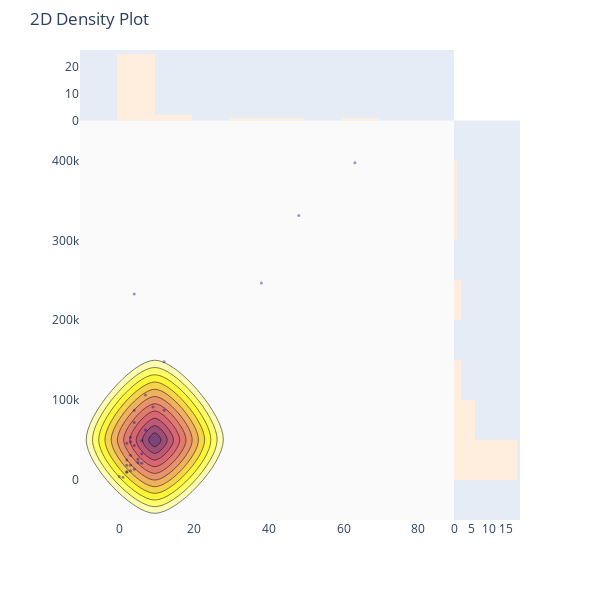

The cell this chart's notebook holds for it:
### Code cell
import plotly.figure_factory as ff

x = df_bar_pubg['solo_Wins']
y = df_bar_pubg['solo_TimeSurvived']
#z = df_bar_pubg['squad_Heals']

colorscale = ['#7A4579', '#D56073', 'rgb(236,158,105)', (1, 1, 0.2), (0.98,0.98,0.98)]

fig = ff.create_2d_density(
    x, y, colorscale=colorscale,
    hist_color='rgb(255, 237, 222)', point_size=3
)


iplot(fig, filename='histogram_subplots')

### Figure 1 — Plotly figure (JSON) as saved in the notebook; plotly's stock layout.template omitted (floating-point values rounded to 4 significant figures)
{"data": [{"marker": {"color": "rgb(0, 0, 128)", "opacity": 0.4, "size": 3}, "mode": "markers", "name": "points", "type": "scatter", "x": [3, 6, 0, 4, 2, 5, 12, 5, 6, 2, 7, 4, 9, 4, 3, 1, 38, 12, 6, 2, 7, 4, 3, 2, 48, 63, 4, 3, 3, 2], "y": [18470.0, 33010.0, 4330.0, 13420.0, 9841.0, 22000.0, 148100.0, 26090.0, 49280.0, 10280.0, 106300.0, 233000.0, 91380.0, 71910.0, 31000.0, 3638.0, 246800.0, 87210.0, 20930.0, 45920.0, 62760.0, 43120.0, 11730.0, 18490.0, 331200.0, 397000.0, 87510.0, 53550.0, 47970.0, 25090.0]}, {"autocontour": true, "colorscale": [[0, "rgb(122, 69, 121)"], [0.25, "rgb(213, 96, 115)"], [0.5, "rgb(236, 158, 105)"], [0.75, "rgb(255, 255, 51)"], [1, "rgb(250, 250, 250)"]], "contours": {"end": 22, "size": 2, "start": 2}, "name": "density", "ncontours": 20, "reversescale": true, "showscale": false, "type": "histogram2dcontour", "x": [3, 6, 0, 4, 2, 5, 12, 5, 6, 2, 7, 4, 9, 4, 3, 1, 38, 12, 6, 2, 7, 4, 3, 2, 48, 63, 4, 3, 3, 2], "y": [18470.0, 33010.0, 4330.0, 13420.0, 9841.0, 22000.0, 148100.0, 26090.0, 49280.0, 10280.0, 106300.0, 233000.0, 91380.0, 71910.0, 31000.0, 3638.0, 246800.0, 87210.0, 20930.0, 45920.0, 62760.0, 43120.0, 11730.0, 18490.0, 331200.0, 397000.0, 87510.0, 53550.0, 47970.0, 25090.0]}, {"marker": {"color": "rgb(255, 237, 222)"}, "name": "x density", "type": "histogram", "x": [3, 6, 0, 4, 2, 5, 12, 5, 6, 2, 7, 4, 9, 4, 3, 1, 38, 12, 6, 2, 7, 4, 3, 2, 48, 63, 4, 3, 3, 2], "yaxis": "y2"}, {"marker": {"color": "rgb(255, 237, 222)"}, "name": "y density", "type": "histogram", "xaxis": "x2", "y": [18470.0, 33010.0, 4330.0, 13420.0, 9841.0, 22000.0, 148100.0, 26090.0, 49280.0, 10280.0, 106300.0, 233000.0, 91380.0, 71910.0, 31000.0, 3638.0, 246800.0, 87210.0, 20930.0, 45920.0, 62760.0, 43120.0, 11730.0, 18490.0, 331200.0, 397000.0, 87510.0, 53550.0, 47970.0, 25090.0]}], "layout": {"autosize": false, "bargap": 0, "height": 600, "hovermode": "closest", "margin": {"t": 50}, "showlegend": false, "title": {"text": "2D Density Plot"}, "width": 600, "xaxis": {"autorange": true, "domain": [0, 0.85], "range": [-10.5, 89.5], "showgrid": false, "type": "linear", "zeroline": false}, "xaxis2": {"autorange": true, "domain": [0.85, 1], "range": [0, 18.95], "showgrid": false, "zeroline": false}, "yaxis": {"autorange": true, "domain": [0, 0.85], "range": [-50000, 450000], "showgrid": false, "type": "linear", "zeroline": false}, "yaxis2": {"autorange": true, "domain": [0.85, 1], "range": [0, 26.32], "showgrid": false, "zeroline": false}}}
